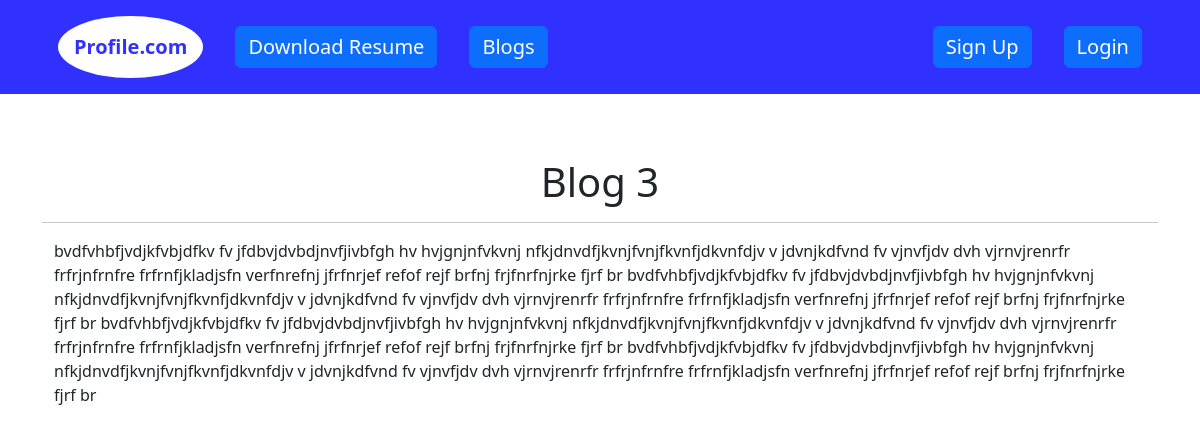
/Blog/3/, run on the app's committed database.
### Blog/models.py (models this page shows, shortened)
class blog(models.Model):
    title = models.CharField(max_length=300)
    description = models.TextField()
    date = models.DateField()

### Blog/views.py (the view)
# urls.py: path('<int:blog_id>/',views.blogDetail,name='blogDetail')
def blogDetail(request,blog_id):
    blogd = get_object_or_404(blog,pk=blog_id)
    return render(request, 'Blog/blogDetail.html',{"blog":blogd})

### Blog/templates/Blog/blogDetail.html (shortened to what this page needs)
{% extends "Portfolio/base.html" %}
{% block content %}
<link href="https://cdn.jsdelivr.net/npm/bootstrap@5.2.0/dist/css/bootstrap.min.css" rel="stylesheet">
<link rel="stylesheet" href="https://cdn.jsdelivr.net/npm/bootstrap@5.2.0/dist/css/bootstrap.rtl.min.css">
<div class="text-center"><p style="text-size:30rem"><h1>{{blog.title}}</h1></p></div>
<hr/>
<div class="container">
    <p>{{blog.description}}</p>
</div>
{% endblock %}

### data on the page
blog: title "Blog 3", description "bvdfvhbfjvdjkfvbjdfkv fv jfdbvjdvbdjnvfjivbfgh hv hvjgnjnfvkvnj nfkjdnvdfjkvnjfvnjfkvnfjdkvnfdjv v jdvnjkdfvnd fv vjnvfjdv dvh vjrnvjrenrfr frfrjnfrnfre frfrnfjkladjsfn verfnrefnj jfrfnrjef refof rejf brfnj frjfnrfnjrke fjrf br bvdfvhbfjvdjkfvbjdfkv fv jfdbvjdvbdjnvfjivbfgh hv hvjgnjnfvkvnj nfkjdnvdfjkvnjfvnjfkvnfjdkvnfdjv v jdvnjkdfvnd fv vjnvfjdv dvh vjrnvjrenrfr frfrjnfrnfre frfrnfjkladjsfn verfnrefnj jfrfnrjef refof rejf brfnj frjfnrfnjrke fjrf br bvdfvhbfjvdjkfvbjdfkv fv jfdbvjdvbdjnvfjivbfgh hv hvjgnjnfvkvnj nfkjdnvdfjkvnjfvnjfkvnfjdkvnfdjv v jdvnjkdfvnd fv vjnvfjdv dvh vjrnvjrenrfr frfrjnfrnfre frfrnfjkladjsfn verfnrefnj jfrfnrjef refof rejf brfnj frjfnrfnjrke fjrf br…"
